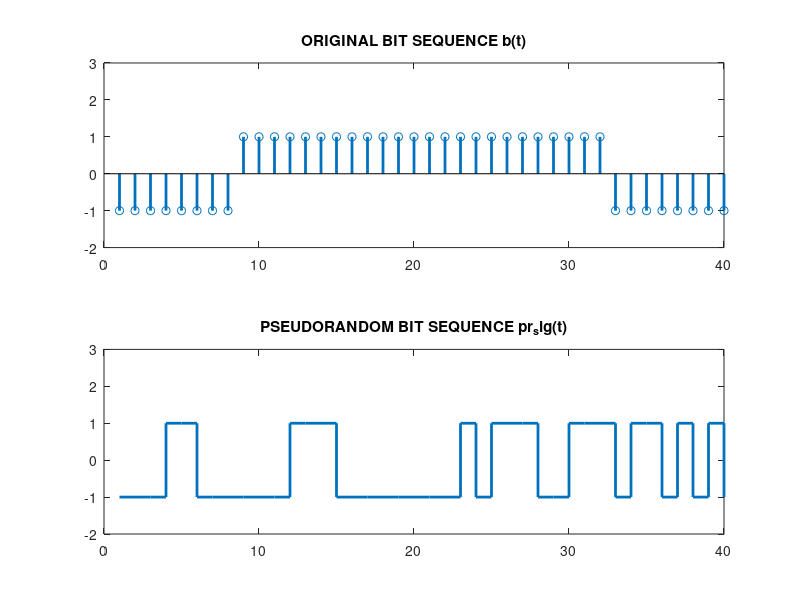
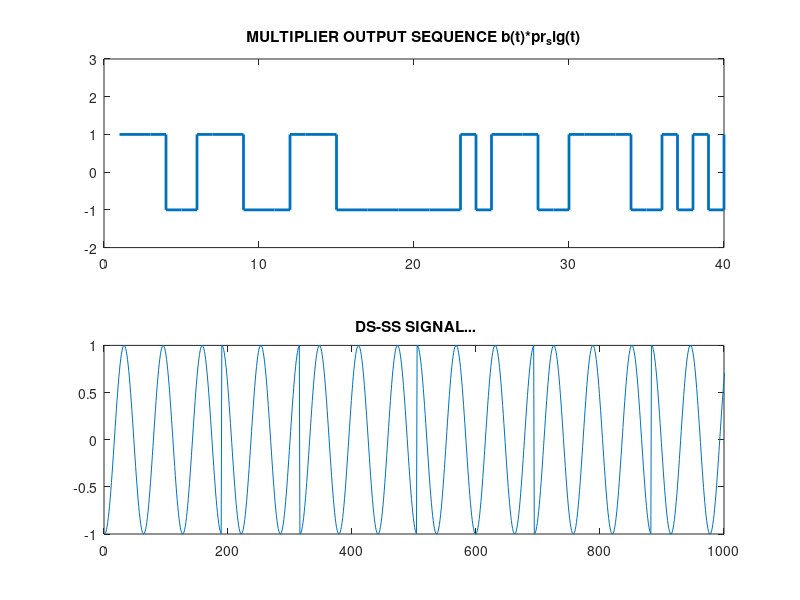

MATLAB code to generate these figures, in order:
clc;
close all;
clear all;
 
N=input('Enter The input Bits : ');
b=randi([0,1],N);
ln=length(b);
 
for i=1:ln
    if b(i)==0
        b(i)=-1;
    end
end
k=1;
for i=1:ln
    for j=1:8
        bb(k)=b(i);
        j=j+1;
        k=k+1;
    end
    i=i+1;
end
len=length(bb);
subplot(2,1,1);
stem(bb,'linewidth',2);
axis([0 len -2 3]);
title('ORIGINAL BIT SEQUENCE b(t)');
pr_sig=round(rand(1,len));
for i=1:len
    if pr_sig(i)==0
        pr_sig(i)=-1;
    end
end
subplot(2,1,2);
stairs(pr_sig,'linewidth',2);
axis([0 len -2 3]);
title('PSEUDORANDOM BIT SEQUENCE pr_sig(t)');
for i=1:len
    bbs(i)=bb(i).*pr_sig(i);
end
dsss=[];
t=0:1/10:2*pi;
c1=cos(t);
c2=cos(t+pi);
for k=1:len
    if bbs(1,k)==-1;
        dsss=[dsss c1];
    else
        dsss=[dsss c2];
    end
end
figure
subplot(2,1,1);
stairs(bbs,'linewidth',2);
axis([0 len -2 3]);
title('MULTIPLIER OUTPUT SEQUENCE b(t)*pr_sig(t)');
subplot(2,1,2);
plot(dsss);
axis([0 1000 -1 1]);
title(' DS-SS SIGNAL...');

